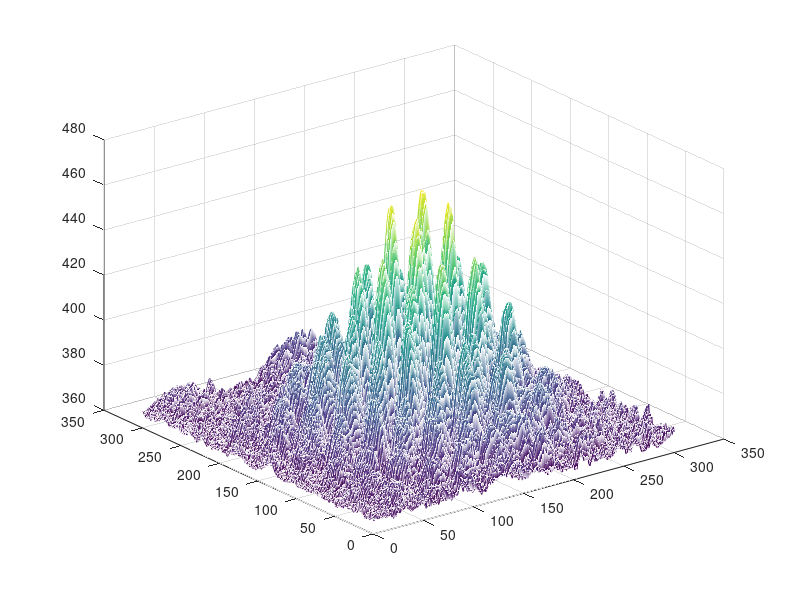
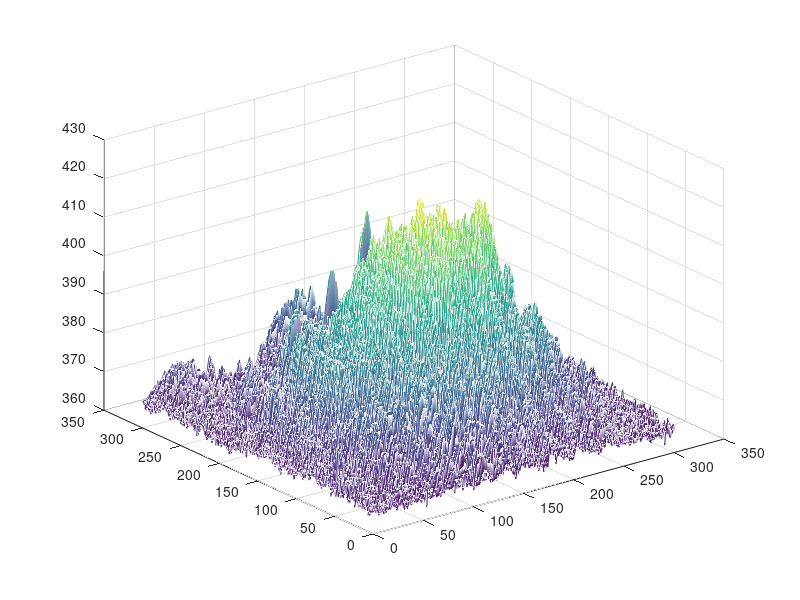
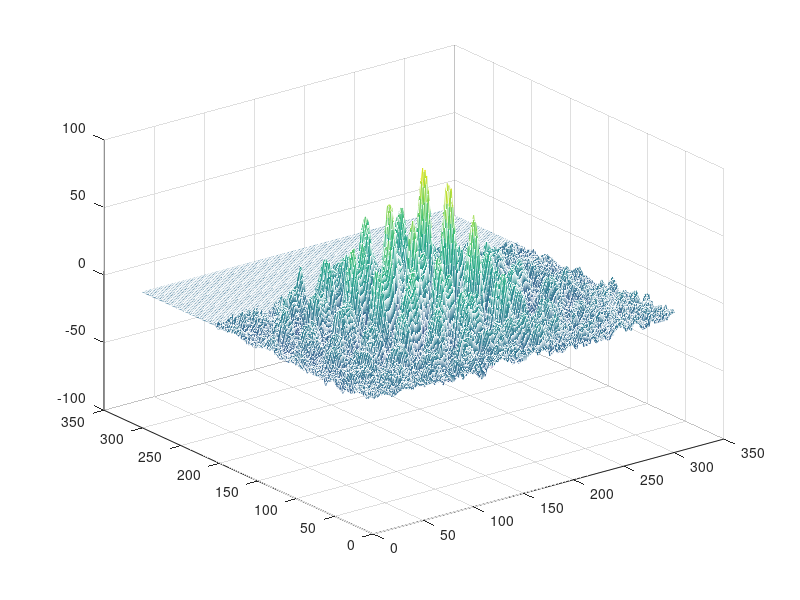
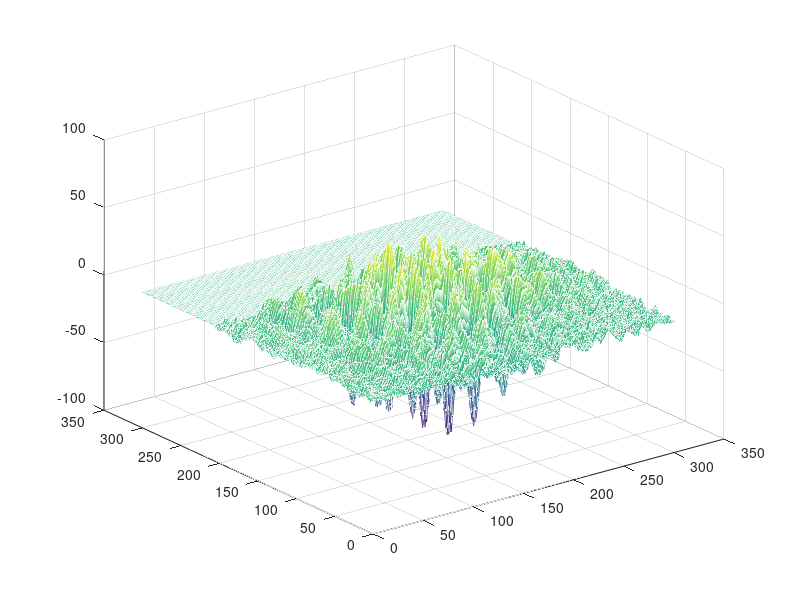

These charts were generated, in order, by the following MATLAB code: (Note: this script raises an error after producing the figures.)
%% Lu175
clc;  clear all;
close all;
format long;  format compact;

tic

%% Process
% Load data
load('test_raw_data.mat');

% Raw data plot
figure('name', '5 Transmitter');
mesh(FiveTransmitter);
figure('name', '3 Transmitter');
mesh(ThreeTransmitter);

% Delta plot
figure('name', '5 Transmitter - 3 Transmitter');
mesh(FiveTransmitter - ThreeTransmitter);
figure('name', '3 Transmitter - 5 Transmitter');
mesh(ThreeTransmitter - FiveTransmitter);

%%
% DEFINITION OF PLOTTING FUNCTION  %%%%%%%%%%%%%%%%%%%%%%%%%%%%%%%%%%%%%%%%%%%%%%%%%%%%%%%%%%%%
% plotSectionDatas(rawData, selAxis, axisParamMatrix, shapeOfLine)
%     rawData             : Raw data from excel files.
%                               ex) FiveTransmitter
%     selAxis             : Select one axis. (x or y)
%                               ex) 'x' or 'X' / 'y' or 'Y'
%     axisParamMatrix     : You can use 'subplot'(ROWs) & 'hold on'(COLs) finctions.
%                               ex) See example under this help docs.
%     shapeOfLine         : line property (color, shape)
%%%%%%%%%%%%%%%%%%%%%%%%%%%%%%%%%%%%%%%%%%%%%%%%%%%%%%%%%%%%%%%%%%%%%%%%%%%%%%%%%%%%%%%%%%%%%%%

% Select x values
plotSectionDatas(FiveTransmitter, 'x', [1, 101, 151, 201, 301], '-');

% Select y values
plotSectionDatas(FiveTransmitter, 'y', [1:40:301], '-');

% How to use axisParamMatrix parameter  (nan -> for blank)
params = [
     11,  16, nan, nan; ...     % Row NO.1 -> subplot NO.1
     31,  36,  41,  46; ...     % Row NO.2 -> subplot NO.2
     51,  56, nan, nan; ...     % Row NO.3 -> subplot NO.3
     71,  76,  81,  86; ...     % Row NO.4 -> subplot NO.4
     91,  96, nan, nan; ...     % Row NO.5 -> subplot NO.5
    111, 116, 121, nan; ...     % Row NO.6 -> subplot NO.6
    131, 136, 141, nan; ...     % Row NO.7 -> subplot NO.7
    151, 156, 161, nan; ...     % Row NO.8 -> subplot NO.8
];
plotSectionDatas(FiveTransmitter, 'x', params, '-');

% Also you can use ':' operator to choose slice parameter values
params = [
    71:10:101; ...  % Row NO.1 -> subplot NO.1
    111:10:141; ...  % Row NO.2 -> subplot NO.2
    151:10:181; ...  % Row NO.3 -> subplot NO.3
    191:10:221; ...  % Row NO.4 -> subplot NO.4
];
plotSectionDatas(FiveTransmitter, 'y', params, '-');


%%
toc
